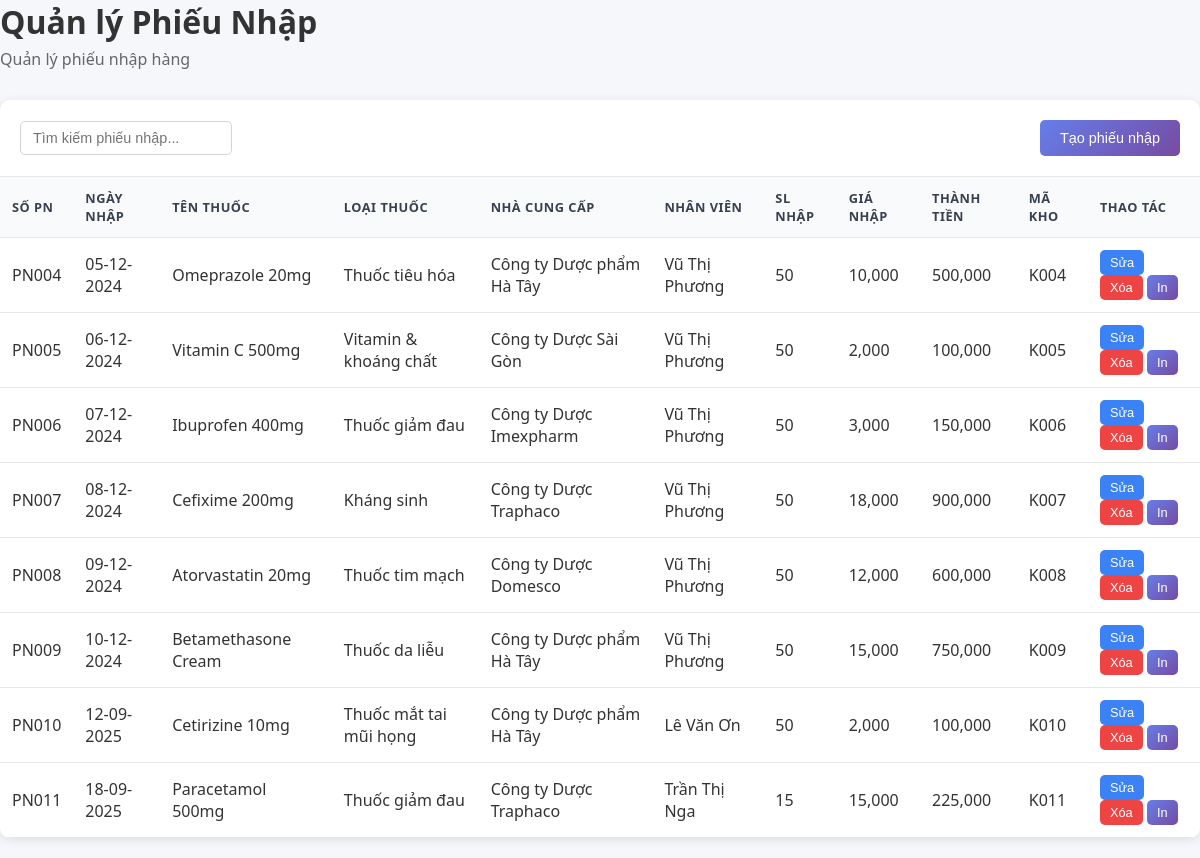
The app's page /phieu-nhap.php with its own data.
### tables this page shows
CREATE TABLE `phieunhap` (
  `so_pn` varchar(10) NOT NULL,
  `ngay_nhap` date NOT NULL,
  `ma_kho` varchar(10) NOT NULL,
  `so_don_mua` int(11) DEFAULT NULL,
  `ma_thuoc` varchar(10) NOT NULL,
  `ten_thuoc` varchar(255) NOT NULL,
  `loai_thuoc` varchar(255) NOT NULL,
  `so_luong_nhap` int(11) NOT NULL,
  `gia_nhap` decimal(10,2) NOT NULL,
  `thanh_tien_nhap` decimal(15,2) GENERATED ALWAYS AS (`so_luong_nhap` * `gia_nhap`) STORED,
  `trang_thai_nhan` enum('Chờ nhận','Đã nhận','Từ chối') DEFAULT 'Chờ nhận',
  `ma_nhan_vien` varchar(10) DEFAULT NULL,
  `ghi_chu` text DEFAULT NULL,
  `created_at` timestamp NOT NULL DEFAULT current_timestamp(),
  `updated_at` timestamp NOT NULL DEFAULT current_timestamp() ON UPDATE current_timestamp(),
  `ma_nha_cung_cap` varchar(10) DEFAULT NULL
);

CREATE TABLE `thuoc` (
  `ma_thuoc` varchar(10) NOT NULL,
  `ten_thuoc` varchar(255) NOT NULL,
  `ma_danh_muc` varchar(10) NOT NULL,
  `nha_san_xuat` varchar(255) NOT NULL,
  `gia_ban` decimal(10,2) NOT NULL,
  `han_su_dung` date NOT NULL,
  `hoat_chat` varchar(255) NOT NULL,
  `don_vi_tinh` varchar(50) DEFAULT 'Viên',
  `mo_ta` text DEFAULT NULL,
  `created_at` timestamp NOT NULL DEFAULT current_timestamp(),
  `updated_at` timestamp NOT NULL DEFAULT current_timestamp() ON UPDATE current_timestamp(),
  `ma_kho` varchar(10) DEFAULT NULL
);

CREATE TABLE `danh_muc_thuoc` (
  `ma_danh_muc` varchar(10) NOT NULL,
  `ten_danh_muc` varchar(255) NOT NULL,
  `mo_ta` text DEFAULT NULL,
  `created_at` timestamp NOT NULL DEFAULT current_timestamp(),
  `updated_at` timestamp NOT NULL DEFAULT current_timestamp() ON UPDATE current_timestamp()
);

CREATE TABLE `nhacungcap` (
  `ma_nha_cung_cap` varchar(10) NOT NULL,
  `ten_nha_cung_cap` varchar(255) NOT NULL,
  `dia_chi` text NOT NULL,
  `dien_thoai` varchar(15) NOT NULL,
  `created_at` timestamp NOT NULL DEFAULT current_timestamp(),
  `updated_at` timestamp NOT NULL DEFAULT current_timestamp() ON UPDATE current_timestamp()
);

CREATE TABLE `nhanvien` (
  `ma_nhan_vien` varchar(10) NOT NULL,
  `ten_nhan_vien` varchar(255) NOT NULL,
  `dia_chi` text NOT NULL,
  `dien_thoai` varchar(15) NOT NULL,
  `chuc_vu` enum('Dược sĩ','Nhân viên bán hàng','Kế toán','Quản lý','Thủ kho') NOT NULL,
  `luong_co_ban` decimal(10,2) DEFAULT NULL,
  `ngay_vao_lam` date DEFAULT NULL,
  `trang_thai` enum('Đang làm việc','Nghỉ việc','Tạm nghỉ') DEFAULT 'Đang làm việc',
  `created_at` timestamp NOT NULL DEFAULT current_timestamp(),
  `updated_at` timestamp NOT NULL DEFAULT current_timestamp() ON UPDATE current_timestamp()
);

### phieu-nhap.php (the view, shortened to what this page needs)
<?php
include("connect.php");
$conn->set_charset("utf8");
$list_sql = "SELECT pn.*, t.ten_thuoc, d.ten_danh_muc, t.ma_kho,
                    ncc.ten_nha_cung_cap, nv.ten_nhan_vien
             FROM phieunhap pn
             JOIN thuoc t ON pn.ma_thuoc = t.ma_thuoc
             JOIN danh_muc_thuoc d ON t.ma_danh_muc = d.ma_danh_muc
             LEFT JOIN nhacungcap ncc ON pn.ma_nha_cung_cap = ncc.ma_nha_cung_cap
             LEFT JOIN nhanvien nv ON pn.ma_nhan_vien = nv.ma_nhan_vien
             ORDER BY pn.ngay_nhap ASC";
$list = $conn->query($list_sql);
?>
<!DOCTYPE html>
<html lang="vi">
<head>
<link rel="stylesheet" href="css.css">
</head>
<body>
<div class="page-header">
  <h1 class="page-title">Quản lý Phiếu Nhập</h1>
  <p class="page-subtitle">Quản lý phiếu nhập hàng</p>
</div>
<div class="table-container">
    <div class="table-header">
        <div class="search-filters">
            <input type="text" class="search-input" placeholder="Tìm kiếm phiếu nhập..."
                   onkeyup="timKiem('danh-sach-phieu-nhap', this.value)">
        </div>
        <button class="btn btn-primary" onclick="moModal('modal-them-phieu-nhap')"> Tạo phiếu nhập</button>
    </div>
    <table class="table">
        <thead>
            <tr>
                <th>Số PN</th><th>Ngày nhập</th>
                <th>Tên thuốc</th><th>Loại thuốc</th>
                <th>Nhà cung cấp</th><th>Nhân viên</th>
                <th>SL nhập</th><th>Giá nhập</th><th>Thành tiền</th>
                <th>Mã kho</th><th>Thao tác</th>
            </tr>
        </thead>
        <tbody id="danh-sach-phieu-nhap">
        <?php while($r = $list->fetch_assoc()) { ?>
            <tr>
                <td><?= $r['so_pn'] ?></td>
              <td><?=  date("d-m-Y", strtotime($r['ngay_nhap'])) ?></td>
                <td><?= $r['ten_thuoc'] ?></td>
                <td><?= $r['ten_danh_muc'] ?></td>
                <td><?= $r['ten_nha_cung_cap'] ?></td>
                <td><?= $r['ten_nhan_vien'] ?></td>
                <td><?= $r['so_luong_nhap'] ?></td>
                <td><?= number_format($r['gia_nhap']) ?></td>
                <td><?= number_format($r['thanh_tien_nhap']) ?></td>
                <td><?= $r['ma_kho'] ?></td>
                <td>
                    <button class="btn btn-info btn-sm"
                        onclick='editData(<?= json_encode($r, JSON_HEX_APOS|JSON_HEX_QUOT) ?>)'>Sửa</button>
                    <form method="post" style="display:inline;" onsubmit="return confirm('Xóa phiếu này?')">
                        <button type="submit" class="btn btn-danger btn-sm">Xóa</button>
                    </form>
                    <button class="btn btn-primary btn-sm"
                        onclick='printInvoice(<?= json_encode($r, JSON_HEX_APOS|JSON_HEX_QUOT) ?>)'>In</button>
                </td>
            </tr>
        <?php } ?>
        </tbody>
    </table>
</div>
</body>
</html>

### css.css (style rules this page uses)
* { margin: 0; padding: 0; box-sizing: border-box; }
body { font-family: 'Segoe UI'; background-color: #f5f7fa; color: #333; }
.page-header { margin-bottom: 30px; }
.page-title { font-size: 2rem; font-weight: bold; color: #333; margin-bottom: 5px; }
.page-subtitle { color: #666; font-size: 1rem; }
.table-container { background: white; border-radius: 10px; box-shadow: 0 2px 10px rgba(0,0,0,0.1); overflow: hidden; margin-bottom: 20px; }
.table-header { padding: 20px; border-bottom: 1px solid #e5e7eb; display: flex; justify-content: space-between; align-items: center; flex-wrap: wrap; gap: 15px; }
.search-filters { display: flex; gap: 15px; flex-wrap: wrap; }
.search-input, .filter-select { padding: 8px 12px; border: 1px solid #d1d5db; border-radius: 5px; font-size: 0.9rem; }
.search-input { min-width: 200px; }
.btn { padding: 10px 20px; border: none; border-radius: 5px; cursor: pointer; font-size: 0.9rem; font-weight: 500; transition: all 0.3s; text-decoration: none; display: inline-flex; align-items: center; gap: 8px; }
.btn-primary { background: linear-gradient(135deg, #667eea 0%, #764ba2 100%); color: white; }
.btn-danger { background: #ef4444; color: white; }
.btn-info { background: #3b82f6; color: white; }
.btn-sm { padding: 5px 10px; font-size: 0.8rem; }
table { width: 100%; border-collapse: collapse; }
th, td { padding: 12px; text-align: left; border-bottom: 1px solid #e5e7eb; }
th { background: #f9fafb; font-weight: 600; color: #374151; font-size: 0.8rem; text-transform: uppercase; letter-spacing: 0.5px; }

### records on screen
phieunhap: so_pn "PN004", ngay_nhap "05-12-2024", ma_thuoc.ten_thuoc "Omeprazole 20mg", danh_muc_thuoc.ten_danh_muc "Thuốc tiêu hóa", nhacungcap.ten_nha_cung_cap "Công ty Dược phẩm Hà Tây", ma_nhan_vien.ten_nhan_vien "Vũ Thị Phương", so_luong_nhap "50", gia_nhap "10,000", thanh_tien_nhap "500,000", ma_thuoc.ma_kho "K004"
phieunhap: so_pn "PN005", ngay_nhap "06-12-2024", ma_thuoc.ten_thuoc "Vitamin C 500mg", danh_muc_thuoc.ten_danh_muc "Vitamin & khoáng chất", nhacungcap.ten_nha_cung_cap "Công ty Dược Sài Gòn", ma_nhan_vien.ten_nhan_vien "Vũ Thị Phương", so_luong_nhap "50", gia_nhap "2,000", thanh_tien_nhap "100,000", ma_thuoc.ma_kho "K005"
phieunhap: so_pn "PN006", ngay_nhap "07-12-2024", ma_thuoc.ten_thuoc "Ibuprofen 400mg", danh_muc_thuoc.ten_danh_muc "Thuốc giảm đau", nhacungcap.ten_nha_cung_cap "Công ty Dược Imexpharm", ma_nhan_vien.ten_nhan_vien "Vũ Thị Phương", so_luong_nhap "50", gia_nhap "3,000", thanh_tien_nhap "150,000", ma_thuoc.ma_kho "K006"
phieunhap: so_pn "PN007", ngay_nhap "08-12-2024", ma_thuoc.ten_thuoc "Cefixime 200mg", danh_muc_thuoc.ten_danh_muc "Kháng sinh", nhacungcap.ten_nha_cung_cap "Công ty Dược Traphaco", ma_nhan_vien.ten_nhan_vien "Vũ Thị Phương", so_luong_nhap "50", gia_nhap "18,000", thanh_tien_nhap "900,000", ma_thuoc.ma_kho "K007"
phieunhap: so_pn "PN008", ngay_nhap "09-12-2024", ma_thuoc.ten_thuoc "Atorvastatin 20mg", danh_muc_thuoc.ten_danh_muc "Thuốc tim mạch", nhacungcap.ten_nha_cung_cap "Công ty Dược Domesco", ma_nhan_vien.ten_nhan_vien "Vũ Thị Phương", so_luong_nhap "50", gia_nhap "12,000", thanh_tien_nhap "600,000", ma_thuoc.ma_kho "K008"
phieunhap: so_pn "PN009", ngay_nhap "10-12-2024", ma_thuoc.ten_thuoc "Betamethasone Cream", danh_muc_thuoc.ten_danh_muc "Thuốc da liễu", nhacungcap.ten_nha_cung_cap "Công ty Dược phẩm Hà Tây", ma_nhan_vien.ten_nhan_vien "Vũ Thị Phương", so_luong_nhap "50", gia_nhap "15,000", thanh_tien_nhap "750,000", ma_thuoc.ma_kho "K009"
phieunhap: so_pn "PN010", ngay_nhap "12-09-2025", ma_thuoc.ten_thuoc "Cetirizine 10mg", danh_muc_thuoc.ten_danh_muc "Thuốc mắt tai mũi họng", nhacungcap.ten_nha_cung_cap "Công ty Dược phẩm Hà Tây", ma_nhan_vien.ten_nhan_vien "Lê Văn Ơn", so_luong_nhap "50", gia_nhap "2,000", thanh_tien_nhap "100,000", ma_thuoc.ma_kho "K010"
phieunhap: so_pn "PN011", ngay_nhap "18-09-2025", ma_thuoc.ten_thuoc "Paracetamol 500mg", danh_muc_thuoc.ten_danh_muc "Thuốc giảm đau", nhacungcap.ten_nha_cung_cap "Công ty Dược Traphaco", ma_nhan_vien.ten_nhan_vien "Trần Thị Nga", so_luong_nhap "15", gia_nhap "15,000", thanh_tien_nhap "225,000", ma_thuoc.ma_kho "K011"
